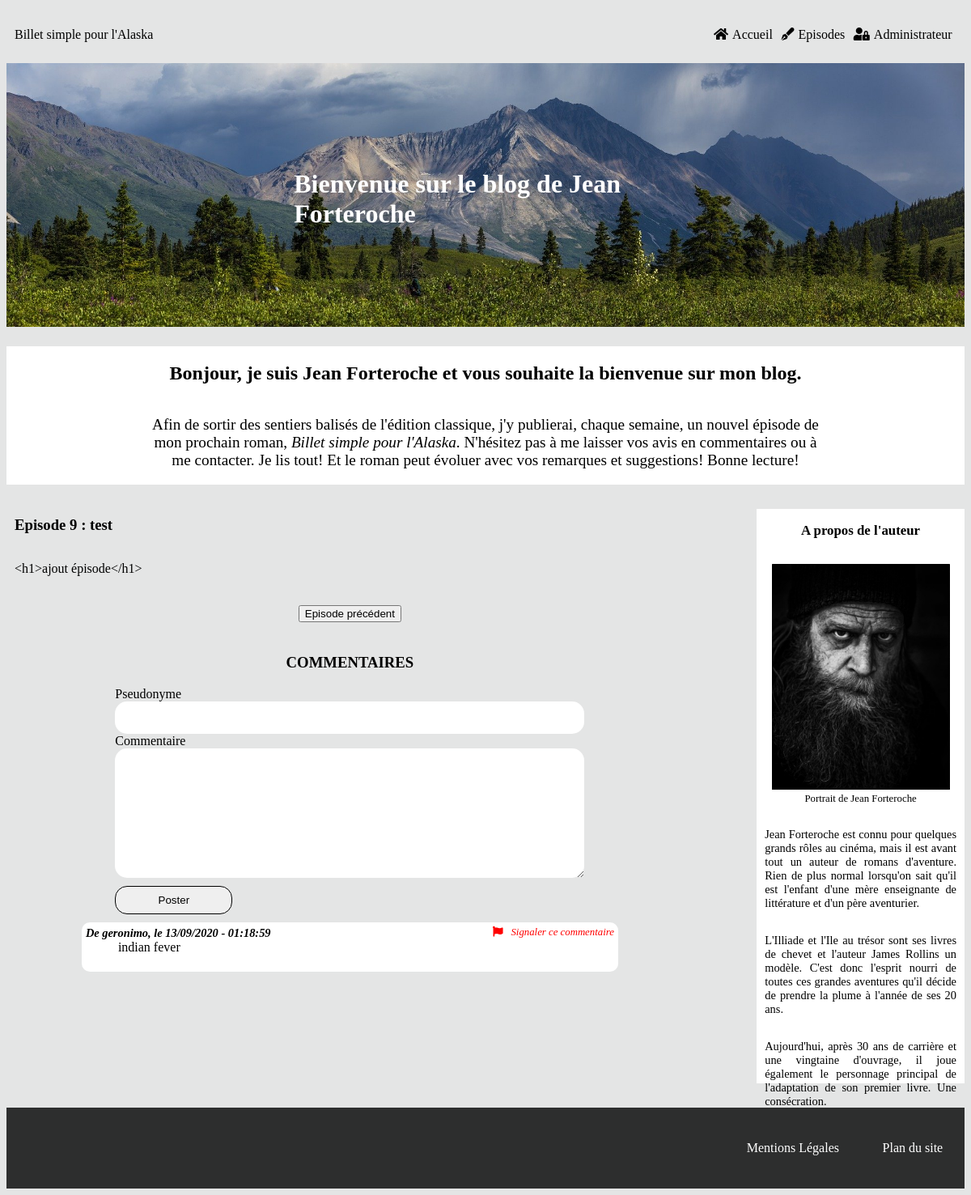
The app's page /index.php?action=post&id=55 with its own data.
### tables this page shows
CREATE TABLE IF NOT EXISTS `episodes` (
  `episode_id` tinyint(11) NOT NULL AUTO_INCREMENT,
  `numero_episode` tinyint(11) NOT NULL,
  `episode_title` char(255) NOT NULL,
  `episode_content` longtext NOT NULL,
  `episode_date` datetime NOT NULL DEFAULT CURRENT_TIMESTAMP,
  `episode_status` int(1) NOT NULL,
  PRIMARY KEY (`episode_id`),
  UNIQUE KEY `unicite` (`numero_episode`) USING BTREE
);

CREATE TABLE IF NOT EXISTS `commentaires` (
  `comment_id` tinyint(11) NOT NULL AUTO_INCREMENT,
  `episode` tinyint(11) NOT NULL,
  `correspondance_ep` tinyint(11) NOT NULL,
  `pseudo` varchar(50) NOT NULL,
  `comment` text NOT NULL,
  `comment_date` datetime NOT NULL,
  `reported_comment` tinyint(1) NOT NULL,
  PRIMARY KEY (`comment_id`),
  KEY `from_episode` (`episode`)
);

### src/View/View.php (called while the page is built, shortened)
<?php
class View
{
    public function display(array $data, string $template, string $layout) : void
    {
        require_once($template);
    }
}

### src/Controller/FrontOffice/PostController.php (called while the page is built, shortened)
<?php
class PostController
{
    private $postManager;
    private $commentManager;
    private $view;
    private $layout;
    private $token;
    public function __construct(PostManager $postManager, View $view, CommentManager $commentManager, Session $session, Token $token)
    {
        $this->postManager = $postManager;
        $this->view = $view;
        $this->commentManager = $commentManager;
        $this->token = $token;
        $this->layout = '../templates/frontOffice/layout.html.php';
    }
    public function displayOneEpisode(int $id) : void
    {   $this->token->setToken();
        $totalEpisodes = $this->postManager->getNumberOfEpisodes();
        $episodeData = $this->postManager->getOneEpisode($id);
        $nextEpisode = $this->postManager->getNextPost($episodeData[0]['numero_episode'] + 1);
        $previousEpisode = $this->postManager->getPreviousPost($episodeData[0]['numero_episode'] - 1);
        $commentsData = $this->commentManager->getComments($id);
        $data = [$episodeData, $commentsData, $totalEpisodes, $previousEpisode, $nextEpisode];
        $template = 'onePost.html.php';
        $this->view->display(['episode' => $data[0][0],
            'comments' => $data[1],
            'totalEpisodes' => $data[2],
            'previous' => $data[3],
            'next' => $data[4]],
            $template, $this->layout);
    }
}

### public/index.php (called while the page is built, shortened)
<?php
$router = new Router();
$router->run();

### src/Model/PostManager.php (called while the page is built, shortened)
<?php
class PostManager
{
    private $database;
    public function __construct(Database $database)
    {
        $this->database = $database;
    }
    public function getOneEpisode(int $id) : array
    {
        $episodes = $this->database->prepare("SELECT *, DATE_FORMAT(episode_date, '%d/%m/%Y - %H:%i:%s') AS episode_date
            FROM episodes
            WHERE episode_id = :id");
        $episodes->bindParam(':id', $id);
        $episodes->execute();
        return $episodes->fetchAll();
    }
}

### src/Model/CommentManager.php (called while the page is built, shortened)
<?php
class CommentManager
{
    private $database;
    public function __construct(Database $database)
    {
        $this->database = $database;
    }
    public function getComments(int $numero) : array
    {
        $comments = $this->database->prepare("SELECT *, DATE_FORMAT(comment_date, '%d/%m/%Y - %H:%i:%s') AS comment_date
            FROM commentaires WHERE episode = :episode
            ORDER BY comment_date
            LIMIT 0, 10");
        $comments->bindParam(':episode', $numero);
        $comments->execute();
        return $comments->fetchAll();
    }
}

### Templates/Frontoffice/onepost.html.php (the view, shortened to what this page needs)
<article>
    <h3>Episode <?=$data['episode']['numero_episode']?> : <?=$data['episode']['episode_title']?></h3>
    <p><?=$data['episode']['episode_content']?></p>
</article>
<div id="prev_next">
    <?php
        if ($data['episode']['numero_episode'] > 1 && $data['episode']['numero_episode'] <= $data['totalEpisodes']) {
        ?>
        <span id="previous">
            <a href="index.php?action=post&id=<?=$data['previous']?>">
                <button>Episode précédent</button>
            </a>
        </span>
        <?php
        }
        ?>
</div>
<section class="commentaires">
    <h3>COMMENTAIRES</h3>
    <form class="comment_form" method="post" action="index.php?action=save_com&id=<?=$data['episode']['episode_id']?>">
        <label for="pseudo">Pseudonyme</label>
        <input class="input_name" type="text" name="pseudo"/>
        <label for="comment">Commentaire</label>
        <textarea class="comment_area" name="comment" rows="10" cols="40"></textarea>
        <input class="submit" type="submit" value="Poster"/>
    </form>
    <div id='comments_container'>
        <?php
            foreach($data['comments'] as $commentsData) {
        ?>
        <div id='comments'>
            <div id='comment_header'>
                <h4>De <?=$commentsData['pseudo']?>, le <?=$commentsData['comment_date']?></h4>
                <?php
                switch ($commentsData['reported_comment']) {
                    case '0' :
                    ?>
                        <span id='report_comment'>
                            <a href="index.php?action=signal&id=<?=$data['episode']['episode_id']?>&comment_id=<?=$commentsData['comment_id']?>">
                            <i class="fas fa-flag"></i>Signaler ce commentaire</a>
                    </span>
                <?php
                    break;
                    ?>
                <?php
                }
                ?>
            </div>
            <p id='comment_text'><?=$commentsData['comment']?></p>
            </div>
        <?php
        }
        ?>
    </div>
</section>

### public/css/style.css (style rules this page uses)
html { font-family: aileron; background-color: #e4e5e5; }
a { text-decoration: none; color: black; }
article { display: flex; flex-direction: column; }
article p { text-align: justify; }
.commentaires h3 { text-align: center; }
.comment_form { display: flex; flex-direction: column; width: 70%; margin: auto; }
.input_name { height: 30px; }
.comment_form .input_name, .comment_form .comment_area { border-radius: 15px; padding-left: 10px; padding-right: 10px; padding-top: 5px; padding-bottom: 5px; border: none; }
.submit { width: 25%; height: 35px; border-radius: 15px; border: 1px solid black; margin-top: 10px; }
#report_comment, #waiting_moderation, #validated_comment { font-style: italic; font-size: 0.8rem; }
.fa-flag, .fa-check, .fa-clock { margin-right: 10px; }
.fa-flag, #report_comment a { color: red; }
#comment_header { display: flex; justify-content: space-between; }
#comment_header h4 { margin: 0; font-size: 0.9rem; font-style: italic; }
#comments_container { width: 80%; margin: auto; }
#comments { background-color: white; padding: 5px; margin-top: 10px; margin-bottom: 10px; border-radius: 10px; }
#comment_text { padding-left: 40px; margin-top: 0; }
#prev_next { font-size: 0.9rem; display: flex; justify-content: center; }
#previous, #next { margin: 20px; }

### records on screen
episodes: numero_episode "9", episode_title "test", episode_content "<h1>ajout épisode</h1>"
commentaires: pseudo "geronimo", comment_date "13/09/2020 - 01:18:59", comment "indian fever"
